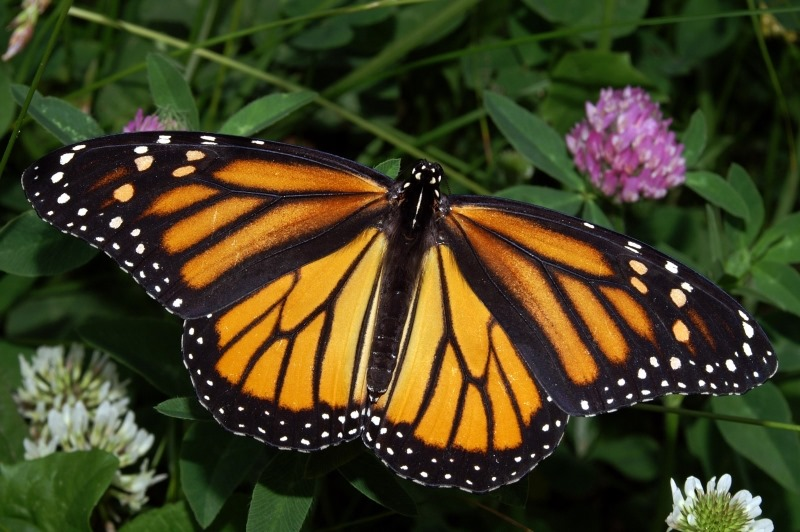
#> input picture monarch.jpg, 800 x 532 px
$ python blah.py
#> lines starting #> are read from the running program, lines starting #| are printed output that depends on the picture; pictures that were not available may be replaced by others from this repository, and a replacement may not be noted
import cv2

image1 = cv2.imread(r"monarch.jpg")
#> image1 is the input picture: shape (532, 800, 3); mean B, G, R 33, 63.4, 66.8
image2 = cv2.imread(r"enstin.jpg")

gray1 = cv2.cvtColor(image1, cv2.COLOR_BGR2GRAY)
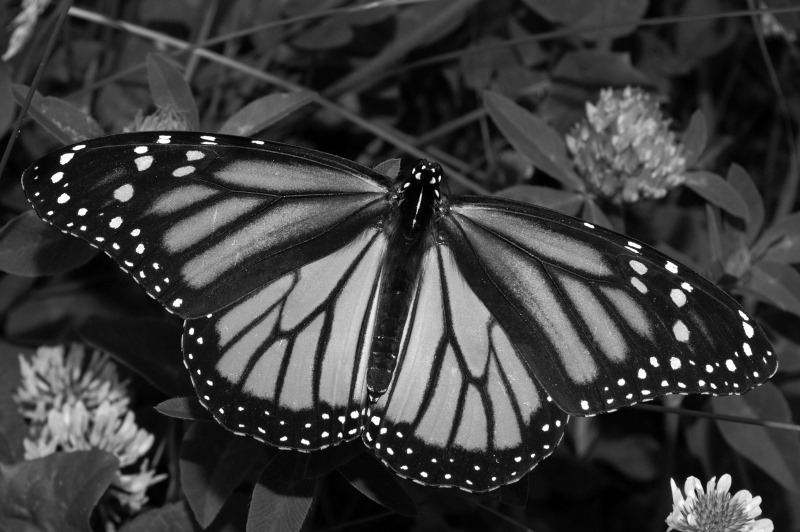
#> gray1: shape (532, 800); min 0, max 255, mean 60.9
gray2 = cv2.cvtColor(image2, cv2.COLOR_BGR2GRAY)
#a


#enw commensts

canny1 = cv2.Canny(gray1, 150, 200)
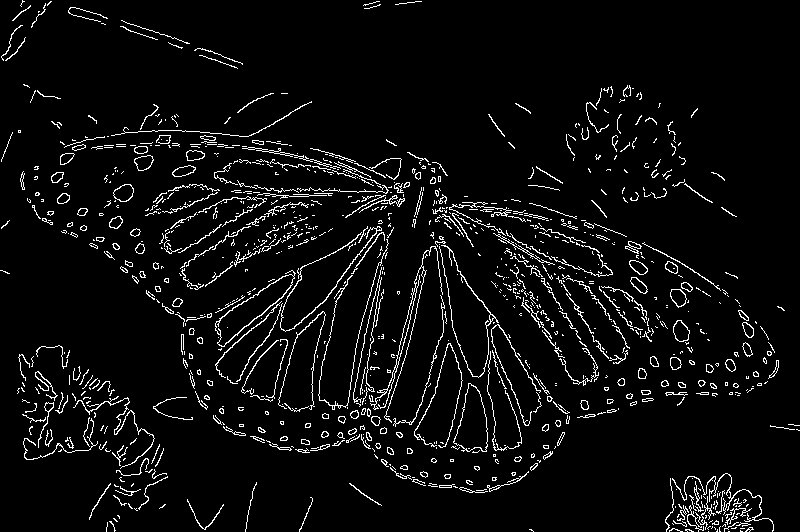
#> canny1: shape (532, 800); 5.2% white in thin lines or dots
canny2 = cv2.Canny(gray2, 100, 170)
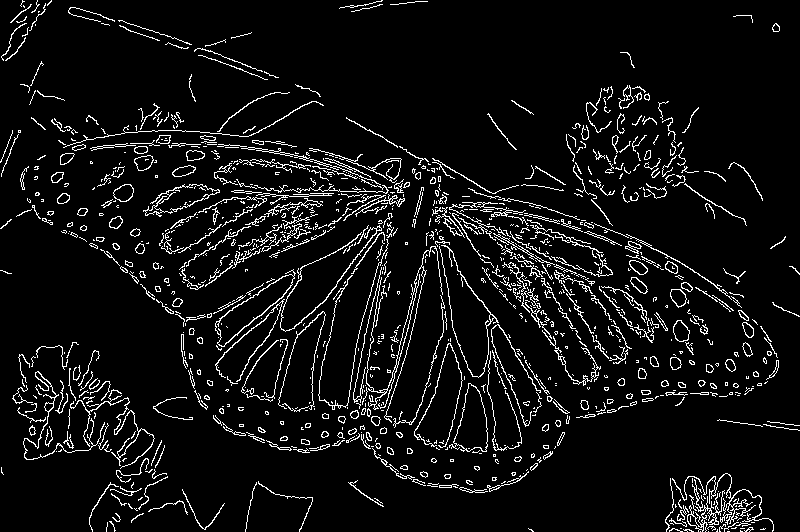
#> canny2: shape (532, 800); 6.8% white in thin lines or dots

cv2.imshow("Canny Edge - Image 1", canny1)
cv2.imshow("Canny Edge - Image 2", canny2)
cv2.waitKey(0)

print("hello")

#efeeg


#only in example branch
